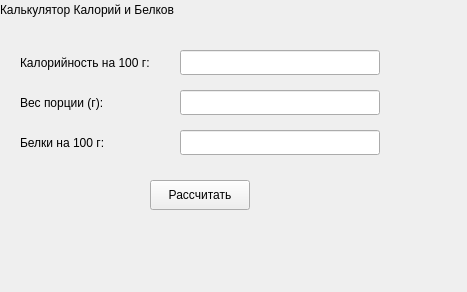
<?xml version="1.0" encoding="UTF-8"?>
<ui version="4.0">
 <class>MainWindow</class>
 <widget class="QMainWindow" name="MainWindow">
  <property name="geometry">
   <rect>
    <x>0</x>
    <y>0</y>
    <width>467</width>
    <height>292</height>
   </rect>
  </property>
  <property name="windowTitle">
   <string>Калории и Белки</string>
  </property>
  <widget class="QWidget" name="centralWidget">
   <widget class="QLabel" name="labelTitle">
    <property name="geometry">
     <rect>
      <x>0</x>
      <y>0</y>
      <width>218</width>
      <height>20</height>
     </rect>
    </property>
    <property name="text">
     <string>Калькулятор Калорий и Белков</string>
    </property>
   </widget>
   <widget class="QLabel" name="labelCalories">
    <property name="geometry">
     <rect>
      <x>20</x>
      <y>50</y>
      <width>150</width>
      <height>25</height>
     </rect>
    </property>
    <property name="text">
     <string>Калорийность на 100 г:</string>
    </property>
   </widget>
   <widget class="QLineEdit" name="caloriesInput">
    <property name="geometry">
     <rect>
      <x>180</x>
      <y>50</y>
      <width>200</width>
      <height>25</height>
     </rect>
    </property>
   </widget>
   <widget class="QLabel" name="labelWeight">
    <property name="geometry">
     <rect>
      <x>20</x>
      <y>90</y>
      <width>150</width>
      <height>25</height>
     </rect>
    </property>
    <property name="text">
     <string>Вес порции (г):</string>
    </property>
   </widget>
   <widget class="QLineEdit" name="weightInput">
    <property name="geometry">
     <rect>
      <x>180</x>
      <y>90</y>
      <width>200</width>
      <height>25</height>
     </rect>
    </property>
   </widget>
   <widget class="QLabel" name="labelProteins">
    <property name="geometry">
     <rect>
      <x>20</x>
      <y>130</y>
      <width>150</width>
      <height>25</height>
     </rect>
    </property>
    <property name="text">
     <string>Белки на 100 г:</string>
    </property>
   </widget>
   <widget class="QLineEdit" name="proteinsInput">
    <property name="geometry">
     <rect>
      <x>180</x>
      <y>130</y>
      <width>200</width>
      <height>25</height>
     </rect>
    </property>
   </widget>
   <widget class="QPushButton" name="calculateButton">
    <property name="geometry">
     <rect>
      <x>150</x>
      <y>180</y>
      <width>100</width>
      <height>30</height>
     </rect>
    </property>
    <property name="text">
     <string>Рассчитать</string>
    </property>
   </widget>
   <widget class="QLabel" name="resultLabel">
    <property name="geometry">
     <rect>
      <x>20</x>
      <y>230</y>
      <width>360</width>
      <height>60</height>
     </rect>
    </property>
    <property name="wordWrap">
     <bool>true</bool>
    </property>
   </widget>
  </widget>
 </widget>
 <resources/>
 <connections/>
</ui>
